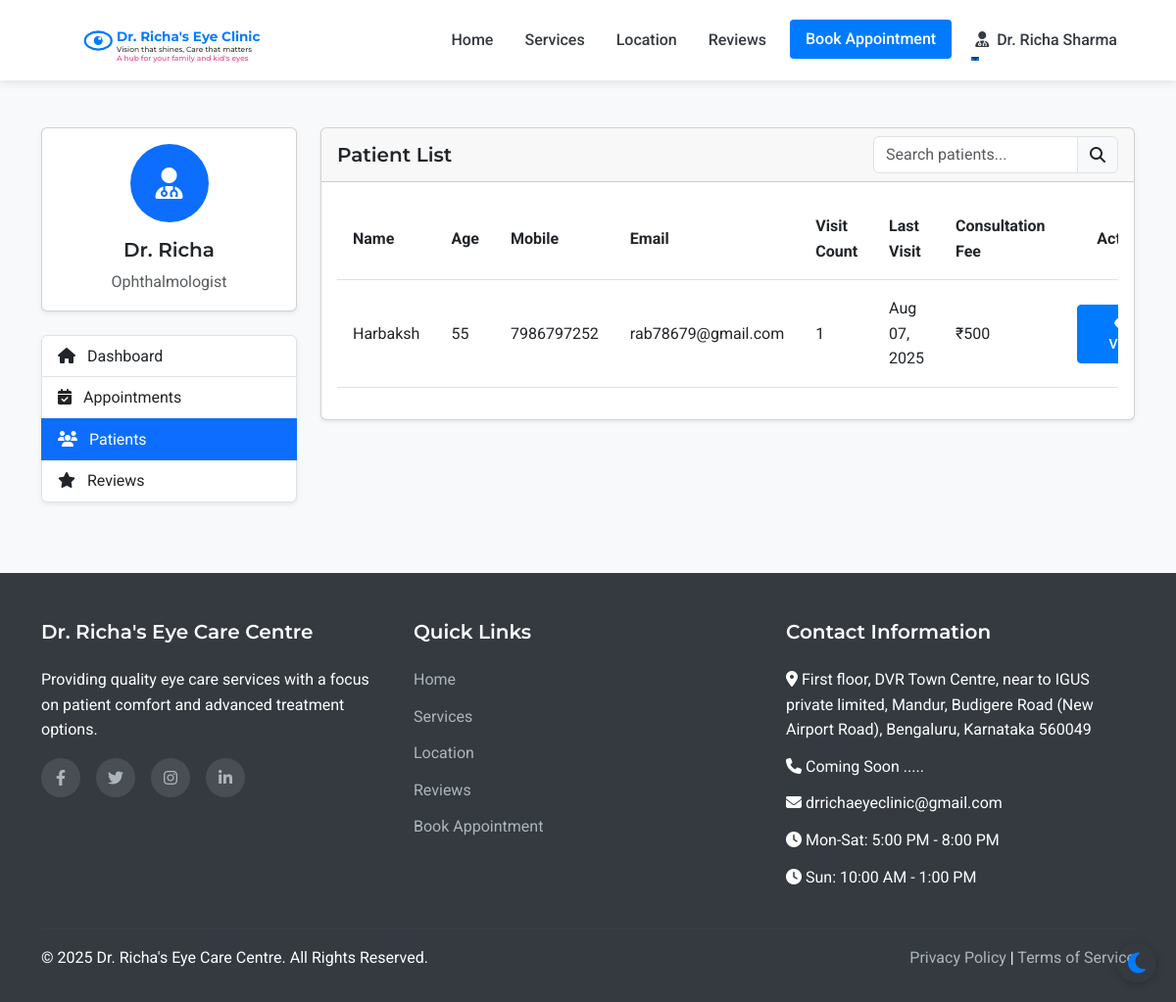
Before: /admin/patients (signed in) with the older database file.
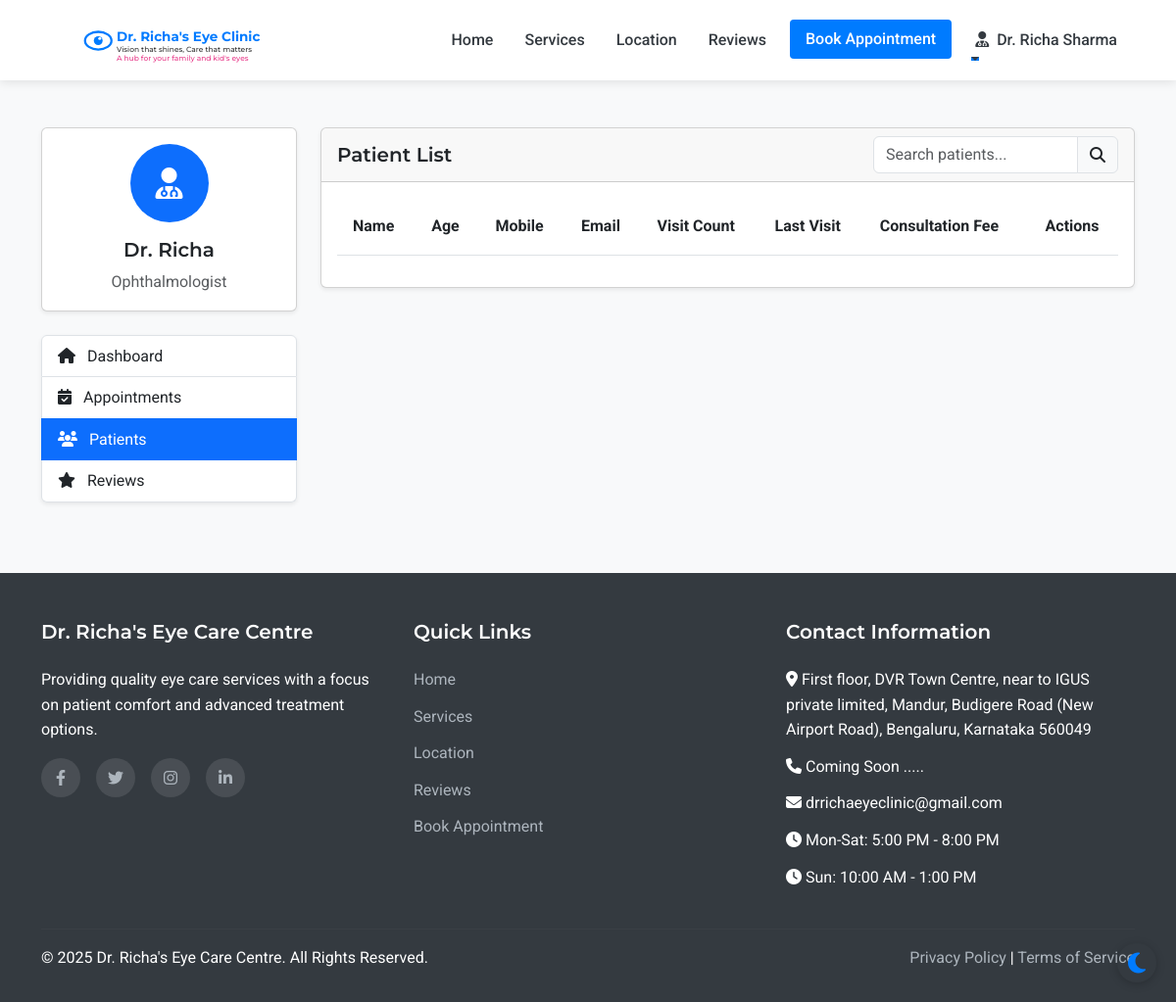
After: the same page with the newer database file.
### models.py (models this page shows, shortened)
class Staff(UserMixin, db.Model):
    __abstract__ = True
    id = db.Column(db.Integer, primary_key=True)
    username = db.Column(db.String(64), unique=True, nullable=False)
    email = db.Column(db.String(120), unique=True, nullable=False)
    password_hash = db.Column(db.String(256), nullable=False)
    full_name = db.Column(db.String(100), nullable=False)
    mobile_number = db.Column(db.String(15), nullable=False)

class Doctor(Staff):
    __tablename__ = 'doctor'
    qualifications = db.Column(db.String(200), nullable=True)
    specialization = db.Column(db.String(200), nullable=True)

class Patient(UserMixin, db.Model):
    id = db.Column(db.Integer, primary_key=True)
    full_name = db.Column(db.String(100), nullable=False)
    mobile_number = db.Column(db.String(15), nullable=False)
    email = db.Column(db.String(100), nullable=True)
    age = db.Column(db.Integer, nullable=False)
    sex = db.Column(db.String(10), nullable=True)
    password_hash = db.Column(db.String(256), nullable=True)
    is_registered = db.Column(db.Boolean, default=False)
    created_at = db.Column(db.DateTime, nullable=False, default=datetime.utcnow)
    appointments = db.relationship('Appointment', backref='patient', lazy=True)
    doctor_prescriptions = db.relationship('DoctorPrescription', backref='patient', lazy=True)
    optometrist_prescriptions = db.relationship('OptometristPrescription', backref='patient', lazy=True)

class Appointment(db.Model):
    id = db.Column(db.Integer, primary_key=True)
    patient_id = db.Column(db.Integer, db.ForeignKey('patient.id'), nullable=False)
    appointment_date = db.Column(db.Date, nullable=False)
    appointment_time = db.Column(db.Time, nullable=False)
    primary_issue = db.Column(db.Text, nullable=True)
    referral_info = db.Column(db.String(255), nullable=True)
    status = db.Column(db.String(20), default='scheduled')  # scheduled, completed, cancelled
    created_at = db.Column(db.DateTime, default=datetime.utcnow)
    consultation_fee = db.Column(db.Float, nullable=False, default=500.0)
    payment_status = db.Column(db.String(20), default='pending')  # pending, paid

### routes.py (the view)
@app.route('/admin/patients')
@login_required
def admin_patients():
    if not (isinstance(current_user, Admin) or isinstance(current_user, Doctor) or isinstance(current_user, Assistant)):
        flash('Access denied. Staff privileges required.', 'danger')
        return redirect(url_for('index'))
    patients = Patient.query.order_by(Patient.full_name).all()
    return render_template('admin/patients.html', patients=patients)

### templates/admin/patients.html (shortened to what this page needs)
{% extends 'layout.html' %}
{% block content %}
<section class="py-5 bg-light">
    <div class="container">
        <div class="row">
            <div class="col-lg-3 mb-4">
                <div class="card shadow-sm mb-4">
                    <div class="card-body text-center">
                        <div class="avatar-circle bg-primary text-white mb-3">
                            <i class="fas fa-user-md fa-2x"></i>
                        </div>
                        <h5 class="card-title">Dr. Richa</h5>
                        <p class="card-text text-muted">Ophthalmologist</p>
                    </div>
                </div>
                <div class="list-group shadow-sm">
                    <a href="{{ url_for('admin_dashboard') }}" class="list-group-item list-group-item-action">
                        <i class="fas fa-home me-2"></i> Dashboard
                    </a>
                    <a href="{{ url_for('admin_appointments') }}" class="list-group-item list-group-item-action">
                        <i class="fas fa-calendar-check me-2"></i> Appointments
                    </a>
                    <a href="{{ url_for('admin_patients') }}" class="list-group-item list-group-item-action active">
                        <i class="fas fa-users me-2"></i> Patients
                    </a>
                    <a href="{{ url_for('admin_reviews') }}" class="list-group-item list-group-item-action">
                        <i class="fas fa-star me-2"></i> Reviews
                    </a>
                </div>
            </div>
            <div class="col-lg-9">
                <div class="card shadow-sm">
                    <div class="card-header d-flex justify-content-between align-items-center">
                        <h5 class="mb-0">Patient List</h5>
                        <div class="input-group" style="width: 250px;">
                            <input type="text" class="form-control" id="patientSearch" placeholder="Search patients...">
                            <span class="input-group-text"><i class="fas fa-search"></i></span>
                        </div>
                    </div>
                    <div class="card-body">
                        <div class="table-responsive">
                            <table class="table table-hover" id="patientsTable">
                                <thead>
                                    <tr>
                                        <th>Name</th>
                                        <th>Age</th>
                                        <th>Mobile</th>
                                        <th>Email</th>
                                        <th>Visit Count</th>
                                        <th>Last Visit</th>
                                        <th>Consultation Fee</th>
                                        <th class="text-center">Actions</th>
                                    </tr>
                                </thead>
                                <tbody>
                                    {% for patient in patients %}
                                        <tr>
                                            <td>{{ patient.full_name }}</td>
                                            <td>{{ patient.age }}</td>
                                            <td>{{ patient.mobile_number }}</td>
                                            <td>{{ patient.email }}</td>
                                            <td>{{ patient.appointments|length }}</td>
                                            <td>
                                                {% if patient.appointments %}
                                                    {% set last_appointment = patient.appointments|sort(attribute='appointment_date', reverse=True)|first %}
                                                    {{ last_appointment.appointment_date.strftime('%b %d, %Y') }}
                                                {% else %}
                                                    {{ patient.created_at.strftime('%b %d, %Y') }}
                                                {% endif %}
                                            </td>
                                            <td>₹500</td>
                                            <td>
                                                <a href="{{ url_for('admin_patient_view', patient_id=patient.id) }}" class="btn btn-sm btn-primary">
                                                    <i class="fas fa-eye me-1"></i> View
                                                </a>
                                            </td>
                                        </tr>
                                    {% endfor %}
                                </tbody>
                            </table>
                        </div>
                    </div>
                </div>
            </div>
        </div>
    </div>
</section>
{% endblock %}

### templates/layout.html (shortened to what this page needs)
<!DOCTYPE html>
<html lang="en">
<head>
    <link href="https://cdn.jsdelivr.net/npm/bootstrap@5.3.0-alpha1/dist/css/bootstrap.min.css" rel="stylesheet">
    <link rel="stylesheet" href="https://cdn.jsdelivr.net/npm/flatpickr/dist/flatpickr.min.css">
    <link rel="stylesheet" href="https://cdnjs.cloudflare.com/ajax/libs/font-awesome/6.1.1/css/all.min.css">
    <link rel="stylesheet" href="{{ url_for('static', filename='css/style.css') }}">
</head>
<body>
    <nav class="navbar navbar-expand-lg sticky-top">
        <div class="container">
            <a class="navbar-brand" href="{{ url_for('index') }}" id="clinic-logo">
                <div id="interactive-logo-container" style="height: 60px;"></div>
            </a>
            <div class="collapse navbar-collapse" id="navbarNav">
                <ul class="navbar-nav ms-auto">
                    <li class="nav-item">
                        <a class="nav-link {% if request.path == url_for('index') %}active{% endif %}" href="{{ url_for('index') }}">Home</a>
                    </li>
                    <li class="nav-item">
                        <a class="nav-link {% if request.path == url_for('services') %}active{% endif %}" href="{{ url_for('services') }}">Services</a>
                    </li>
                    <li class="nav-item">
                        <a class="nav-link {% if request.path == url_for('location') %}active{% endif %}" href="{{ url_for('location') }}">Location</a>
                    </li>
                    <li class="nav-item">
                        <a class="nav-link {% if request.path == url_for('reviews') %}active{% endif %}" href="{{ url_for('reviews') }}">Reviews</a>
                    </li>
                    <li class="nav-item">
                        <a class="nav-link btn btn-primary text-white px-3 ms-lg-2" href="{{ url_for('appointment') }}">Book Appointment</a>
                    </li>
                    {% if current_user.is_authenticated %}
                        {% if current_user.__class__.__name__ == 'Patient' %}
                            <li class="nav-item dropdown">
                                <a class="nav-link dropdown-toggle" href="#" id="navbarDropdown" role="button" data-bs-toggle="dropdown" aria-expanded="false">
                                    <i class="fas fa-user me-1"></i> {{ current_user.full_name }}
                                </a>
                                <ul class="dropdown-menu dropdown-menu-end" aria-labelledby="navbarDropdown">
                                    <li><a class="dropdown-item" href="{{ url_for('patient_dashboard') }}">Dashboard</a></li>
                                    <li><a class="dropdown-item" href="{{ url_for('patient_appointments') }}">My Appointments</a></li>
                                    <li><a class="dropdown-item" href="{{ url_for('patient_medical_records') }}">Medical Records</a></li>
                                    <li><hr class="dropdown-divider"></li>
                                    <li><a class="dropdown-item" href="{{ url_for('patient_logout') }}">Logout</a></li>
                                </ul>
                            </li>
                        {% else %}
                            <li class="nav-item dropdown">
                                <a class="nav-link dropdown-toggle" href="#" id="navbarDropdown" role="button" data-bs-toggle="dropdown" aria-expanded="false">
                                    <i class="fas fa-user-md me-1"></i> {{ current_user.full_name }}
                                </a>
                            </li>
                        {% endif %}
                    {% endif %}
                </ul>
            </div>
        </div>
    </nav>
    <main>
        {% block content %}{% endblock %}
    </main>
    <footer>
        <div class="container">
            <div class="row">
                <div class="col-md-4 mb-4 mb-md-0">
                    <h5>Dr. Richa's Eye Care Centre</h5>
                    <p class="mb-3">Providing quality eye care services with a focus on patient comfort and advanced treatment options.</p>
                    <div class="social-icons">
                        <a href="#" aria-label="Facebook"><i class="fab fa-facebook-f"></i></a>
                        <a href="#" aria-label="Twitter"><i class="fab fa-twitter"></i></a>
                        <a href="#" aria-label="Instagram"><i class="fab fa-instagram"></i></a>
                        <a href="#" aria-label="LinkedIn"><i class="fab fa-linkedin-in"></i></a>
                    </div>
                </div>
                <div class="col-md-4 mb-4 mb-md-0">
                    <h5>Quick Links</h5>
                    <ul>
                        <li><a href="{{ url_for('index') }}">Home</a></li>
                        <li><a href="{{ url_for('services') }}">Services</a></li>
                        <li><a href="{{ url_for('location') }}">Location</a></li>
                        <li><a href="{{ url_for('reviews') }}">Reviews</a></li>
                        <li><a href="{{ url_for('appointment') }}">Book Appointment</a></li>
                    </ul>
                </div>
                <div class="col-md-4">
                    <h5>Contact Information</h5>
                    <ul>
                        <li><i class="fas fa-map-marker-alt"></i> First floor, DVR Town Centre, near to     IGUS private limited, Mandur, Budigere Road (New Airport Road), Bengaluru, Karnataka 560049</li>
                        <li><i class="fas fa-phone"></i> Coming Soon .....</li>
                        <li><i class="fas fa-envelope"></i> drrichaeyeclinic@gmail.com</li>
                        <li><i class="fas fa-clock"></i> Mon-Sat: 5:00 PM - 8:00 PM</li>
                        <li><i class="fas fa-clock"></i> Sun: 10:00 AM - 1:00 PM</li>
                    </ul>
                </div>
            </div>
            <hr class="mt-4 mb-3" style="border-color: rgba(255,255,255,0.1);">
            <div class="row">
                <div class="col-md-6">
                    <p class="mb-md-0">&copy; {{ now.year }} Dr. Richa's Eye Care Centre. All Rights Reserved.</p>
                </div>
                <div class="col-md-6 text-md-end">
                    <p class="mb-0">
                        <a href="#">Privacy Policy</a> |
                        <a href="#">Terms of Service</a>
                    </p>
                </div>
            </div>
        </div>
    </footer>
</body>
</html>

Changed rows visible on the page:
removed Patient: full_name "Harbaksh", age "55", mobile_number "7986797252", email "rab78679@gmail.com", appointments|length "1"
removed Appointment: appointment_date "Aug 07, 2025"
